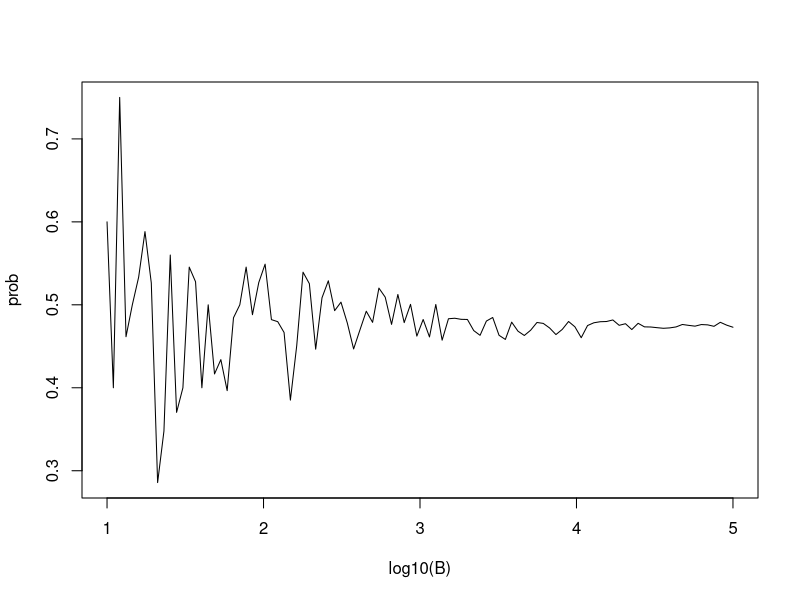

This chart was generated by the following R code:
# Code: The birthday problem
# checking for duplicated bdays in one 50 person group
n <- 50
bdays <- sample(1:365, n, replace = TRUE)    # generate n random birthdays
any(duplicated(bdays))    # check if any birthdays are duplicated

# Monte Carlo simulation with B=10000 replicates
B <- 10000
results <- replicate(B, {    # returns vector of B logical values
  bdays <- sample(1:365, n, replace = TRUE)
  any(duplicated(bdays))
})
mean(results)    # calculates proportion of groups with duplicated bdays


# How many montecarlo simulations are needed
# Code: Estimating a practical value of B
# This code runs Monte Carlo simulations to estimate the probability of shared birthdays using several B values and plots the results. When B is large enough that the estimated probability stays stable, then we have selected a useful value of B.

B <- 10^seq(1, 5, len = 100)    # defines vector of many B values
compute_prob <- function(B, n = 22){    # function to run Monte Carlo simulation with each B
  same_day <- replicate(B, {
    bdays <- sample(1:365, n, replace = TRUE)
    any(duplicated(bdays))
  })
  mean(same_day)
}

prob <- sapply(B, compute_prob)    # apply compute_prob to many values of B
plot(log10(B), prob, type = "l")    # plot a line graph of estimates 
